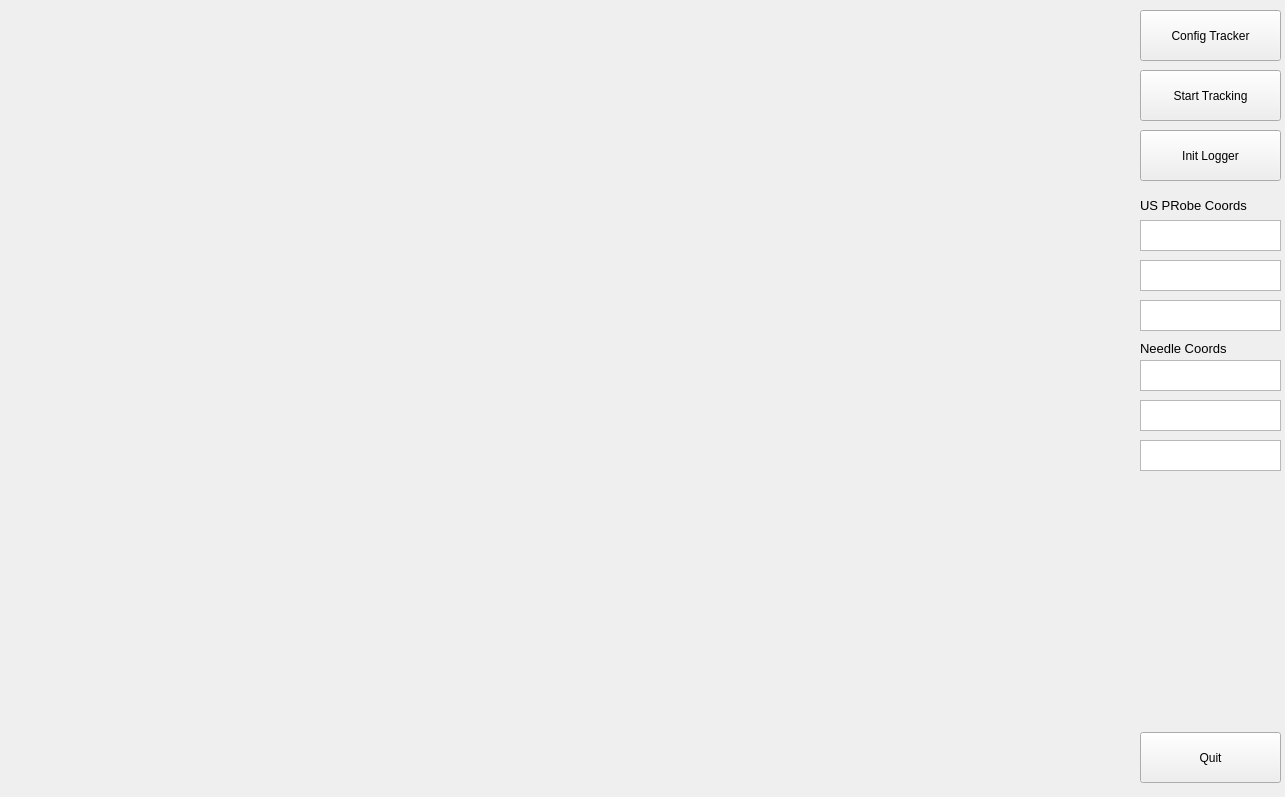
<?xml version="1.0" encoding="UTF-8"?>
<ui version="4.0">
 <class>Scene3DWidget</class>
 <widget class="QWidget" name="Scene3DWidget">
  <property name="geometry">
   <rect>
    <x>0</x>
    <y>0</y>
    <width>1285</width>
    <height>797</height>
   </rect>
  </property>
  <property name="windowTitle">
   <string>Scene3DWidget</string>
  </property>
  <widget class="QWidget" name="Display" native="true">
   <property name="geometry">
    <rect>
     <x>10</x>
     <y>10</y>
     <width>1121</width>
     <height>771</height>
    </rect>
   </property>
  </widget>
  <widget class="QPushButton" name="startTrackingBt">
   <property name="geometry">
    <rect>
     <x>1140</x>
     <y>70</y>
     <width>141</width>
     <height>51</height>
    </rect>
   </property>
   <property name="text">
    <string>Start Tracking</string>
   </property>
  </widget>
  <widget class="QPushButton" name="quitBt">
   <property name="geometry">
    <rect>
     <x>1140</x>
     <y>732</y>
     <width>141</width>
     <height>51</height>
    </rect>
   </property>
   <property name="text">
    <string>Quit</string>
   </property>
  </widget>
  <widget class="QPushButton" name="pushButton">
   <property name="geometry">
    <rect>
     <x>1140</x>
     <y>10</y>
     <width>141</width>
     <height>51</height>
    </rect>
   </property>
   <property name="text">
    <string>Config Tracker</string>
   </property>
  </widget>
  <widget class="QTextEdit" name="usProbeX">
   <property name="geometry">
    <rect>
     <x>1140</x>
     <y>220</y>
     <width>141</width>
     <height>31</height>
    </rect>
   </property>
   <property name="font">
    <font>
     <pointsize>10</pointsize>
    </font>
   </property>
  </widget>
  <widget class="QTextEdit" name="usProbeY">
   <property name="geometry">
    <rect>
     <x>1140</x>
     <y>260</y>
     <width>141</width>
     <height>31</height>
    </rect>
   </property>
   <property name="font">
    <font>
     <pointsize>10</pointsize>
    </font>
   </property>
  </widget>
  <widget class="QTextEdit" name="usProbeZ">
   <property name="geometry">
    <rect>
     <x>1140</x>
     <y>300</y>
     <width>141</width>
     <height>31</height>
    </rect>
   </property>
  </widget>
  <widget class="QLabel" name="label">
   <property name="geometry">
    <rect>
     <x>1140</x>
     <y>195</y>
     <width>111</width>
     <height>21</height>
    </rect>
   </property>
   <property name="font">
    <font>
     <pointsize>10</pointsize>
    </font>
   </property>
   <property name="text">
    <string>US PRobe Coords</string>
   </property>
  </widget>
  <widget class="QLabel" name="label_2">
   <property name="geometry">
    <rect>
     <x>1140</x>
     <y>340</y>
     <width>91</width>
     <height>16</height>
    </rect>
   </property>
   <property name="font">
    <font>
     <pointsize>10</pointsize>
    </font>
   </property>
   <property name="text">
    <string>Needle Coords</string>
   </property>
  </widget>
  <widget class="QTextEdit" name="needleX">
   <property name="geometry">
    <rect>
     <x>1140</x>
     <y>360</y>
     <width>141</width>
     <height>31</height>
    </rect>
   </property>
   <property name="font">
    <font>
     <pointsize>10</pointsize>
    </font>
   </property>
  </widget>
  <widget class="QTextEdit" name="needleZ">
   <property name="geometry">
    <rect>
     <x>1140</x>
     <y>440</y>
     <width>141</width>
     <height>31</height>
    </rect>
   </property>
   <property name="font">
    <font>
     <pointsize>10</pointsize>
    </font>
   </property>
  </widget>
  <widget class="QTextEdit" name="needleY">
   <property name="geometry">
    <rect>
     <x>1140</x>
     <y>400</y>
     <width>141</width>
     <height>31</height>
    </rect>
   </property>
   <property name="font">
    <font>
     <pointsize>10</pointsize>
    </font>
   </property>
  </widget>
  <widget class="QPushButton" name="initLoggetBt">
   <property name="geometry">
    <rect>
     <x>1140</x>
     <y>130</y>
     <width>141</width>
     <height>51</height>
    </rect>
   </property>
   <property name="text">
    <string>Init Logger</string>
   </property>
  </widget>
 </widget>
 <layoutdefault spacing="6" margin="11"/>
 <resources/>
 <connections>
  <connection>
   <sender>startTrackingBt</sender>
   <signal>clicked()</signal>
   <receiver>Scene3DWidget</receiver>
   <slot>startTracking()</slot>
   <hints>
    <hint type="sourcelabel">
     <x>1171</x>
     <y>41</y>
    </hint>
    <hint type="destinationlabel">
     <x>1174</x>
     <y>104</y>
    </hint>
   </hints>
  </connection>
  <connection>
   <sender>quitBt</sender>
   <signal>clicked()</signal>
   <receiver>Scene3DWidget</receiver>
   <slot>Quit()</slot>
   <hints>
    <hint type="sourcelabel">
     <x>1179</x>
     <y>765</y>
    </hint>
    <hint type="destinationlabel">
     <x>1180</x>
     <y>620</y>
    </hint>
   </hints>
  </connection>
  <connection>
   <sender>pushButton</sender>
   <signal>clicked()</signal>
   <receiver>Scene3DWidget</receiver>
   <slot>configTracker()</slot>
   <hints>
    <hint type="sourcelabel">
     <x>1239</x>
     <y>44</y>
    </hint>
    <hint type="destinationlabel">
     <x>1136</x>
     <y>16</y>
    </hint>
   </hints>
  </connection>
  <connection>
   <sender>initLoggetBt</sender>
   <signal>clicked()</signal>
   <receiver>Scene3DWidget</receiver>
   <slot>initLogger()</slot>
   <hints>
    <hint type="sourcelabel">
     <x>1239</x>
     <y>172</y>
    </hint>
    <hint type="destinationlabel">
     <x>1261</x>
     <y>192</y>
    </hint>
   </hints>
  </connection>
 </connections>
 <slots>
  <slot>startTracking()</slot>
  <slot>Quit()</slot>
  <slot>configTracker()</slot>
  <slot>initLogger()</slot>
 </slots>
</ui>
